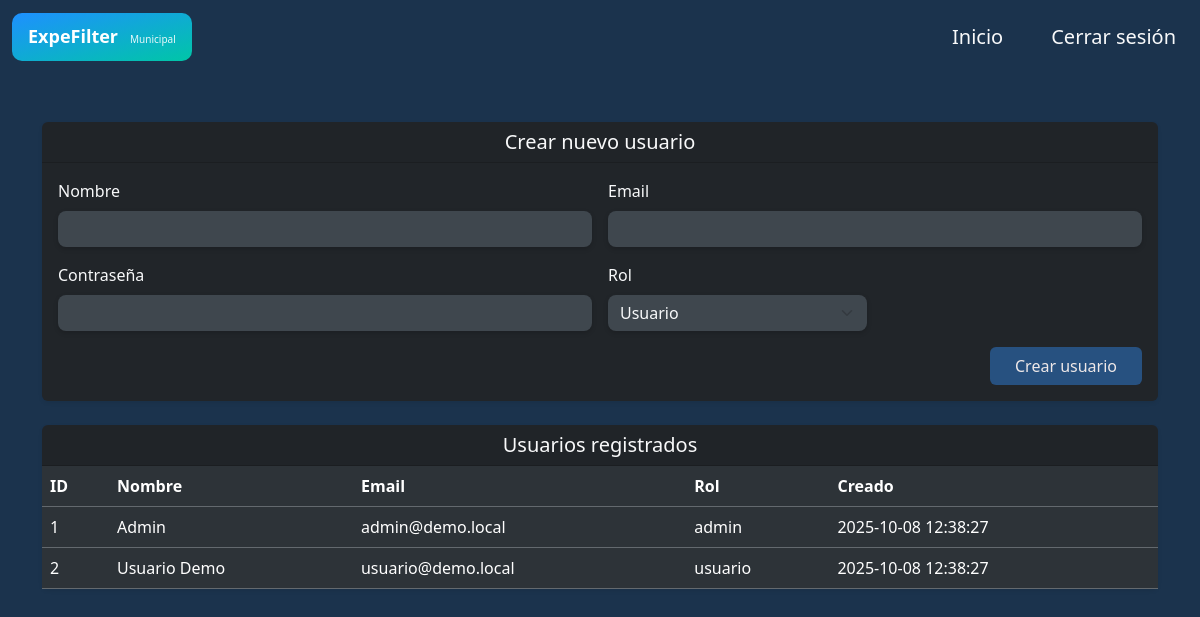
/public/pages/agregar_usuario.php (signed in), run on the app's committed database.
### tables this page shows
CREATE TABLE usuarios(
  id INT AUTO_INCREMENT PRIMARY KEY,
  nombre VARCHAR(80) NOT NULL,
  email VARCHAR(120) NOT NULL UNIQUE,
  password_hash VARCHAR(255) NOT NULL,
  rol ENUM('admin','usuario') NOT NULL DEFAULT 'usuario',
  activo TINYINT(1) NOT NULL DEFAULT 1,
  creado_en TIMESTAMP DEFAULT CURRENT_TIMESTAMP
);

### config/User.php (called while the page is built, shortened)
<?php
    class Usuarios {
        public $conexion;
        public function __construct($conexion){
            $this->conexion = $conexion;
        }
        public function obtenerUsuarios(){
            $stmt = $this->conexion->query("SELECT id, nombre, email, rol, creado_en FROM usuarios");
            return $stmt->fetchAll(PDO::FETCH_ASSOC);
        }
    }
?>

### public/pages/agregar_usuario.php (the view, shortened to what this page needs)
<?php
require_once('../../config/User.php');
$db = new Database();
$conexion = $db->connect();
$usuarios = new Usuarios($conexion);
$user = $usuarios->obtenerUsuarios();
?>
<?php include '../views/header.php'; ?>
<div class="container my-2 mt-5">
    <div class="card bg-dark text-light shadow-sm mb-4">
        <div class="card-header text-center">
            <h5 class="mb-0">Crear nuevo usuario</h5>
        </div>
        <div class="card-body">
            <form method="POST" class="row g-3 bg-oscuro ">
                <div class="col-md-6">
                    <label class="form-label">Nombre</label>
                    <input class="form-control text-light border-0" type="text" name="nombre" required>
                </div>
                <div class="col-md-6">
                    <label class="form-label">Email</label>
                    <input class="form-control text-light border-0" type="email" name="email" required>
                </div>
                <div class="col-md-6">
                    <label class="form-label">Contraseña</label>
                    <input class="form-control text-light border-0" type="text" name="password" required>
                </div>
                <div class="col-md-3">
                    <label class="form-label">Rol</label>
                    <select name="rol" class="form-select text-light border-0 bg-oscuro">
                        <option value="usuario">Usuario</option>
                    </select>
                </div>
                <div class="col-12 text-end">
                    <button class="btn bg-blue-dark px-4" type="submit" name="boton_crear">Crear usuario</button>
                </div>
            </form>
        </div>
    </div>
    <div class="card bg-dark text-light shadow-sm">
        <div class="card-header text-center">
            <h5 class="mb-0">Usuarios registrados</h5>
        </div>
        <div class="card-body p-0">
            <table class="table mb-0">
                <thead class="bg-oscuro">
                    <tr>
                        <th>ID</th><th>Nombre</th><th>Email</th><th>Rol</th><th>Creado</th>
                    </tr>
                </thead>
                <tbody>
                    <?php foreach ($user as $u): ?>
                        <tr class="bg-oscuro">
                            <td><?= htmlspecialchars($u['id']) ?></td>
                            <td><?= htmlspecialchars($u['nombre']) ?></td>
                            <td><?= htmlspecialchars($u['email']) ?></td>
                            <td><?= htmlspecialchars($u['rol']) ?></td>
                            <td><?= htmlspecialchars($u['creado_en']) ?></td>
                        </tr>
                    <?php endforeach; ?>
                </tbody>
            </table>
        </div>
    </div>
</div>

### assets/styles/usuario.css (style rules this page uses)
body { background: rgba(15, 41, 68, 0.95); font-family:'Segoe UI', Tahoma, Geneva, Verdana, sans-serif; }
.form-control, .form-select { border-radius: 8px; color: #d8dbde; background-color: #2d3338; box-shadow: 0px 2px 5px rgba(0, 0, 0, 0.164); transition: all 0.3s ease; }
.form-control::placeholder, .form-control:focus { color: #d8d8d8; background-color: #767f8d; }
.bg-oscuro td, .bg-oscuro th { background-color: #2d3338 !important; color: white; }
.bg-oscuro input, .bg-oscuro select, .bg-oscuro textarea { background-color: #3f474e !important; color: white; border: none; }
.bg-blue-dark { background-color: rgba(39, 84, 133, 0.95); color: rgb(238, 232, 232); }
.optionSelec, input::placeholder, textarea::placeholder { color: #f8f9faa4 !important; }
.row input, .row select, .card { border: none !important; }
.table th, .table td { border-color: #63696e; }

### data on the page
usuarios: id "1", nombre "Admin", email "admin@demo.local", rol "admin", creado_en "2025-10-08 12:38:27"
usuarios: id "2", nombre "Usuario Demo", email "usuario@demo.local", rol "usuario", creado_en "2025-10-08 12:38:27"
